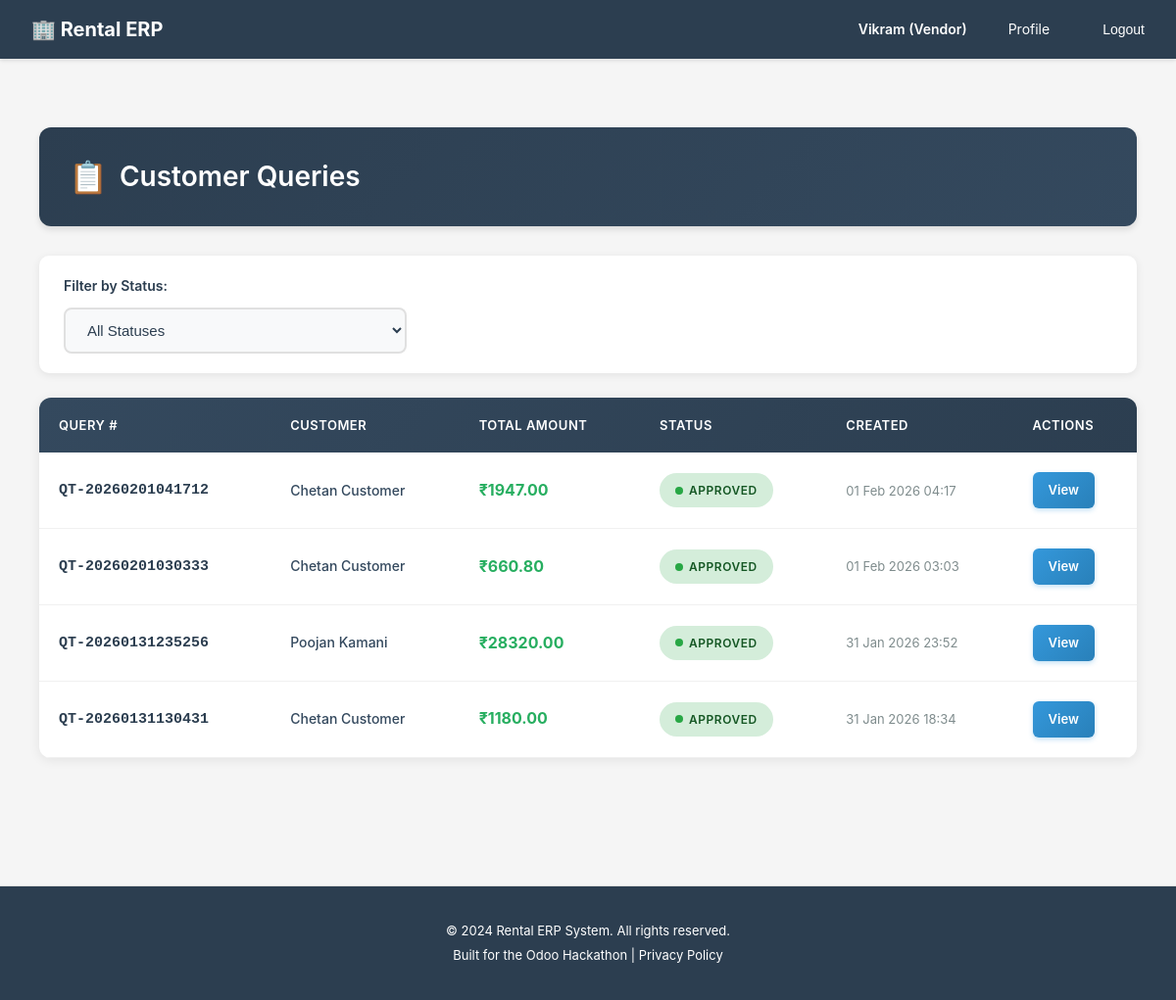
The app's page /rentals/queries/vendor/ (signed in), older data.
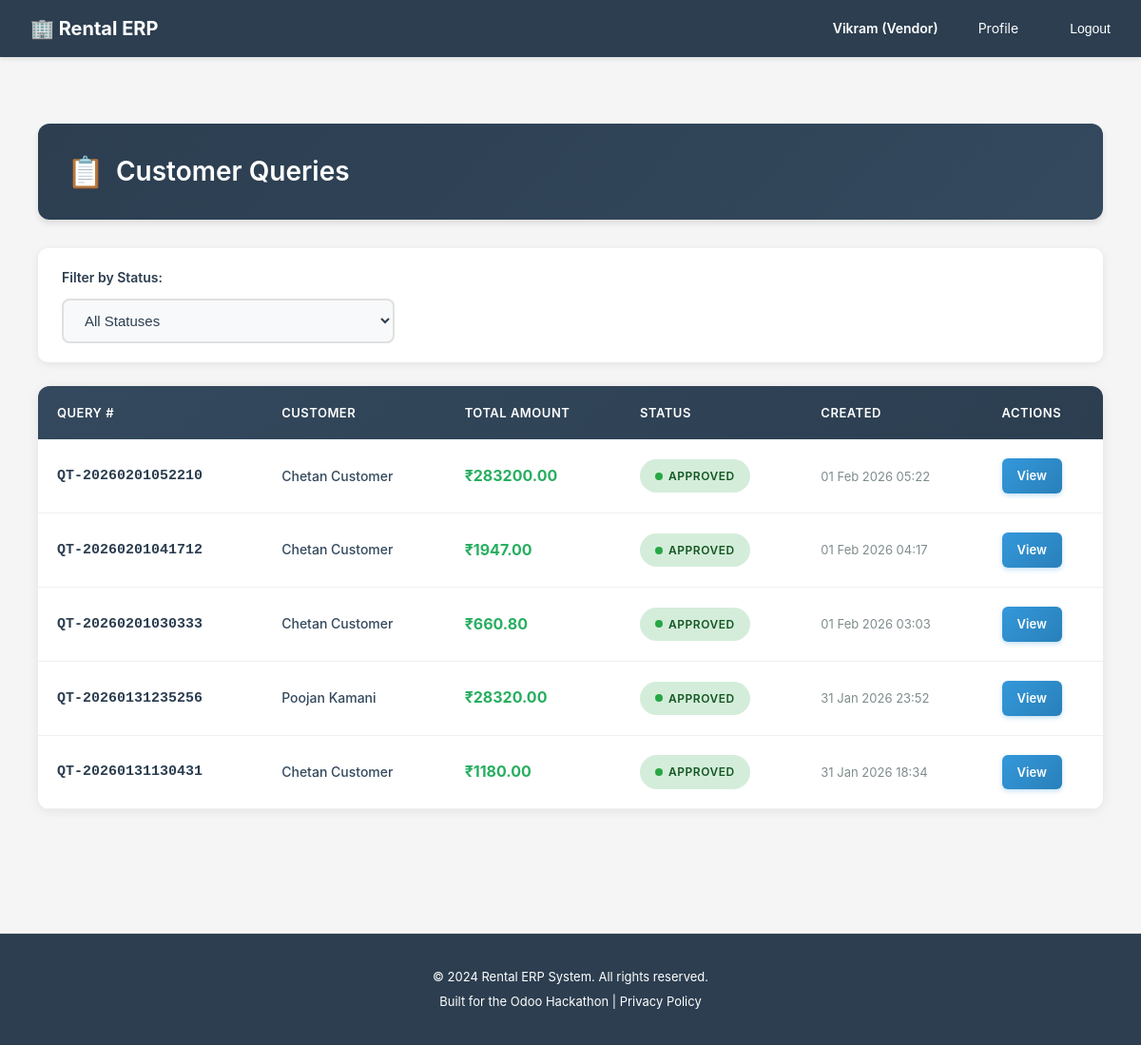
The same page, newer data.
### rentals/models.py (models this page shows, shortened)
class Quotation(models.Model):
    STATUS_CHOICES = [
        ('draft', 'Draft'),           # Being edited by customer
        ('sent', 'Sent'),             # Shared with customer for review
        ('confirmed', 'Confirmed'),   # Customer accepted, ready to become order
        ('cancelled', 'Cancelled'),   # Customer abandoned
        ('expired', 'Expired'),       # Validity period passed
    ]
    quotation_number = models.CharField(
        max_length=50,
        unique=True,
        help_text="Auto-generated unique quotation ID (e.g., QT-2026-0001)"
    )
    customer = models.ForeignKey(
        settings.AUTH_USER_MODEL,
        on_delete=models.CASCADE,
        related_name='quotations',
        limit_choices_to={'role': 'customer'},
        help_text="Customer requesting the rental quote"
    )
    status = models.CharField(
        max_length=20,
        choices=STATUS_CHOICES,
        default='draft',
        help_text="Current quotation stage"
    )
    valid_until = models.DateField(
        help_text="Quotation expires after this date (typical: 7-30 days)"
    )
    subtotal = models.DecimalField(
        max_digits=12,
        decimal_places=2,
        default=Decimal('0.00'),
        help_text="Sum of all line items before tax/discount"
    )
    discount_amount = models.DecimalField(
        max_digits=12,
        decimal_places=2,
        default=Decimal('0.00'),
        help_text="Total discount applied"
    )
    tax_amount = models.DecimalField(
        max_digits=12,
        decimal_places=2,
        default=Decimal('0.00'),
        help_text="GST calculated (CGST+SGST or IGST)"
    )
    total = models.DecimalField(
        max_digits=12,
        decimal_places=2,
        default=Decimal('0.00'),
        help_text="Final quotation amount (subtotal - discount + tax)"
    )
    advance_payment_percentage = models.DecimalField(
        max_digits=5,
        decimal_places=2,
        default=Decimal('0.00'),
        help_text="Required advance payment % for this quotation"
    )
    advance_payment_amount = models.DecimalField(
        max_digits=12,
        decimal_places=2,
        default=Decimal('0.00'),
        help_text="Calculated advance amount to be paid"
    )
    notes = models.TextField(
        blank=True,
        null=True,
        help_text="Special instructions or terms"
    )
    requires_approval = models.BooleanField(
        default=False,
        help_text="Whether this quotation needs approval (for high-value orders)"
    )
    approval_status = models.CharField(
        max_length=20,
        choices=[
            ('not_required', 'Not Required'),
            ('pending', 'Pending Approval'),
            ('approved', 'Approved'),
            ('rejected', 'Rejected'),
        ],
        default='not_required',
        help_text="Current approval status"
    )
    approved_by = models.ForeignKey(
        settings.AUTH_USER_MODEL,
        on_delete=models.SET_NULL,
        blank=True,
        null=True,
        related_name='approved_quotations',
        help_text="Admin or vendor who approved this quotation"
    )
    approved_at = models.DateTimeField(
        blank=True,
        null=True,
        help_text="When this quotation was approved"
    )
    created_at = models.DateTimeField(auto_now_add=True)
    updated_at = models.DateTimeField(auto_now=True)
    confirmed_at = models.DateTimeField(
        blank=True,
        null=True,
        help_text="When customer confirmed this quotation"
    )
    class Meta:
        db_table = 'quotations'
        verbose_name = 'Quotation'
        verbose_name_plural = 'Quotations'
        ordering = ['-created_at']
        indexes = [
            models.Index(fields=['customer', 'status']),
            models.Index(fields=['quotation_number']),
        ]

### accounts/models.py (models this page shows, shortened)
class User(AbstractUser):
    ROLE_CHOICES = [
        ('customer', 'Customer'),  # End-user who rents products
        ('vendor', 'Vendor'),      # Business user who owns rental products
        ('admin', 'Admin'),        # System administrator with full access
    ]
    email = models.EmailField(
        unique=True,
        validators=[EmailValidator()],
        help_text="Used for login and notifications"
    )
    role = models.CharField(
        max_length=20,
        choices=ROLE_CHOICES,
        default='customer',
        help_text="Determines user's permissions and accessible features"
    )
    phone = models.CharField(
        max_length=15,
        blank=True,
        null=True,
        validators=[
            RegexValidator(
                regex=r'^\+?1?\d{9,15}$',
                message="Phone number must be entered in the format: '+999999999'. Up to 15 digits allowed."
            )
        ],
        help_text="Contact number for order notifications and support"
    )
    is_verified = models.BooleanField(
        default=False,
        help_text="Email verification status for security"
    )
    totp_secret = models.CharField(
        max_length=32,
        blank=True,
        null=True,
        help_text="TOTP secret key for 2FA (encrypted)"
    )
    totp_enabled = models.BooleanField(
        default=False,
        help_text="Whether TOTP 2FA is enabled for this user"
    )
    created_at = models.DateTimeField(auto_now_add=True)
    updated_at = models.DateTimeField(auto_now=True)
    @property
    def phone_number(self):
        """Property alias for backward compatibility with older view/form code"""
        return self.phone
    USERNAME_FIELD = 'email'
    REQUIRED_FIELDS = ['username', 'first_name', 'last_name']
    class Meta:
        db_table = 'users'
        verbose_name = 'User'
        verbose_name_plural = 'Users'
        ordering = ['-created_at']

### rentals/views.py (the view)
# urls.py: path('queries/vendor/', views.vendor_query_list, name='vendor_query_list'),
@login_required
@require_http_methods(["GET"])
def vendor_query_list(request):
    if request.user.role != 'vendor':
        return HttpResponseForbidden('Only vendors can view queries.')
    quotations = Quotation.objects.filter(
        quotation_lines__product__vendor=request.user
    ).distinct().order_by('-created_at')
    status = request.GET.get('status')
    if status:
        quotations = quotations.filter(status=status)
    return render(request, 'rentals/vendor_query_list.html', {
        'quotations': quotations,
        'status': status,
    })

### rental_erp/compliance.py (called while the page is built)
    def process_request(self, request):
        if not request.user.is_authenticated:
            return None
        if request.method == 'GET':
            path_lower = request.path.lower()
            for model in self.PERSONAL_DATA_MODELS:
                if model in path_lower:
                    self._log_data_access(request, model)
                    break
        return None

    def process_request(self, request):
        if not request.user.is_authenticated:
            return None
        consent_key = f'gdpr_consent:{request.user.id}'
        has_consent = cache.get(consent_key)
        if has_consent is None:
            cache.set(consent_key, True, 86400)  # Cache for 24 hours
        return None

    def process_response(self, request, response):
        response['X-Privacy-Policy'] = '/privacy-policy/'
        if hasattr(settings, 'DATA_RETENTION_DAYS'):
            response['X-Data-Retention-Days'] = str(settings.DATA_RETENTION_DAYS)
        return response

### rental_erp/security.py (called while the page is built, shortened)
    def process_response(self, request, response):
        if not self.is_sensitive_operation(request):
            return response

### templates/rentals/vendor_query_list.html (shortened to what this page needs)
{% extends "base.html" %}
{% load static %}
{% block content %}
<div class="queries-container">
    <div class="page-header">
        <h2>Customer Queries</h2>
    </div>
    <div class="filter-section">
        <label class="filter-label">Filter by Status:</label>
        <div class="filter-control">
            <select class="custom-select" id="statusFilter" onchange="filterByStatus(this.value)">
                <option value="">All Statuses</option>
            </select>
        </div>
    </div>
    {% if quotations %}
    <div class="queries-table-wrapper">
        <table class="queries-table">
            <thead>
                <tr>
                    <th>Query #</th>
                    <th>Customer</th>
                    <th>Total Amount</th>
                    <th>Status</th>
                    <th>Created</th>
                    <th>Actions</th>
                </tr>
            </thead>
            <tbody id="queriesTableBody">
                {% for quotation in quotations %}
                <tr class="query-row" >
                    <td><span class="query-number">{{ quotation.quotation_number }}</span></td>
                    <td><span class="customer-name">{{ quotation.customer.get_full_name }}</span></td>
                    <td><span class="amount-cell">₹{{ quotation.total|floatformat:2 }}</span></td>
                    <td>
                        {% if quotation.status == 'draft' %}
                            <span class="status-badge status-pending">Pending Vendor</span>
                        {% elif quotation.status == 'sent' %}
                            <span class="status-badge status-sent">Sent</span>
                        {% elif quotation.status == 'confirmed' %}
                            <span class="status-badge status-approved">Approved</span>
                        {% elif quotation.status == 'cancelled' %}
                            <span class="status-badge status-declined">Declined</span>
                        {% endif %}
                    </td>
                    <td><span class="date-cell">{{ quotation.created_at|date:"d M Y H:i" }}</span></td>
                    <td>
                        <a href="{% url 'rentals:quotation_detail' quotation.id %}" class="action-btn">
                            View
                        </a>
                    </td>
                </tr>
                {% endfor %}
            </tbody>
        </table>
    </div>
    {% else %}
    <div class="empty-state">
        <div class="empty-state-icon">📭</div>
        <p class="empty-state-text">No customer queries found.</p>
    </div>
    {% endif %}
</div>
{% endblock %}

Row changes from the older to the newer data that the page shows:
added Quotation: quotation_number "QT-20260201052210", customer.get_full_name "Chetan Customer", total "283200.00", status "APPROVED", created_at "01 Feb 2026 05:22"
